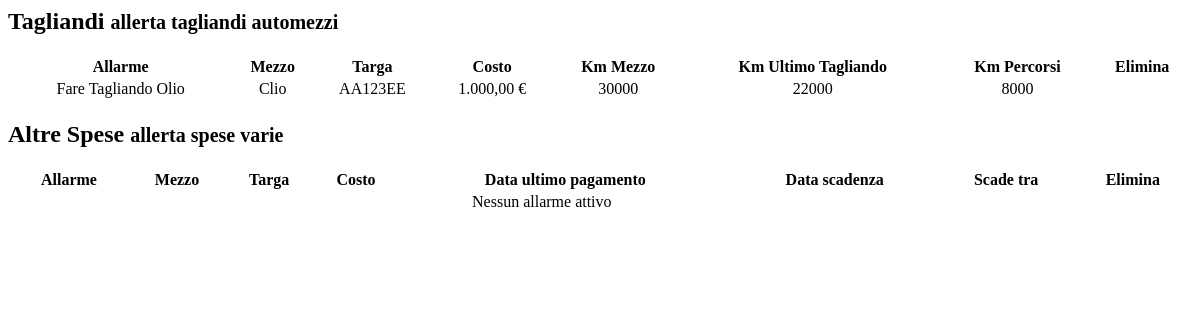
The page /allarmi.php on the database as committed earlier.
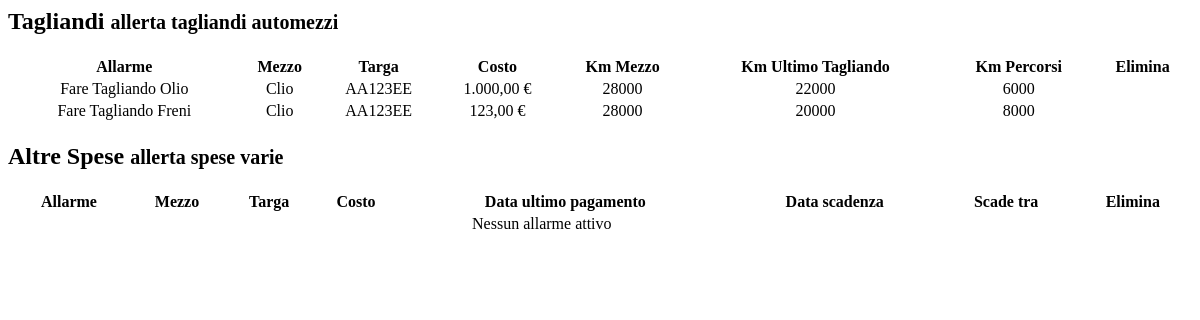
The same page on the database as committed later.
### tables this page shows
CREATE TABLE `tb_tagliando` (
  `id` INTEGER(11) NOT NULL AUTO_INCREMENT,
  `id_mezzo` INTEGER(11) DEFAULT NULL,
  `tipo_tagliando` VARCHAR(256) DEFAULT NULL,
  `data_tagliando` DATE DEFAULT NULL,
  `costo` DOUBLE(15,2) DEFAULT NULL,
  `riferimento_fattura` VARCHAR(256) DEFAULT NULL,
  `tagliando_ogni` VARCHAR(256) DEFAULT '0',
  `eseguito` TINYINT(1) DEFAULT 0,
  `colore` VARCHAR(20) DEFAULT NULL,
  `tagliando_prossimo` VARCHAR(20) DEFAULT NULL,
  PRIMARY KEY USING BTREE (`id`),
   INDEX `id_mezzo` USING BTREE (`id_mezzo`),
  CONSTRAINT `tb_tagliando_fk1` FOREIGN KEY (`id_mezzo`) REFERENCES `tb_mezzi` (`id`) ON DELETE CASCADE
);

CREATE TABLE `tb_mezzi` (
  `id` INTEGER(11) NOT NULL AUTO_INCREMENT,
  `mezzo` VARCHAR(256) DEFAULT NULL,
  `targa` VARCHAR(256) DEFAULT NULL,
  `km_percorsi` VARCHAR(256) DEFAULT NULL,
  `data_ultimo_aggiornamento_km` DATE DEFAULT NULL,
  `tagliando_ogni` VARCHAR(256) DEFAULT NULL,
  `km_ultimo_tagliando` VARCHAR(256) DEFAULT NULL,
  `costo_totale` DOUBLE(15,2) DEFAULT 0.00,
  `venduto` VARCHAR(256) DEFAULT NULL,
  PRIMARY KEY USING BTREE (`id`)
);

### databases/db_function.php (called while the page is built, shortened)
<?php
function EseguiQuery ($query, $tipo ='sp', $nomeDB = "my_lacerenza")
	{
		$serverDB = "localhost";
		$usernameDB = "root";
		$passwordDB = "root";
		$mysqli = new mysqli($serverDB, $usernameDB, $passwordDB, $nomeDB);
		switch ($tipo) {
			case 'selezione':
				$RecordsetRisultati = $mysqli->query($query);
				return $RecordsetRisultati;
				break;
		}
	}
?>

### classi/class.Mezzi.php (called while the page is built, shortened)
<?php
class Mezzi
{
   public function caricaMezzi()
   {
	  $query_mezzi = "SELECT * FROM tb_mezzi;";
	  $e_query_mezzi = EseguiQuery($query_mezzi,"selezione");
      return $e_query_mezzi;
   }
}
?>

### lib/funzioni_sito.php (called while the page is built, shortened)
<?php
function avverti($id) {
	$query_allarme = "SELECT (`tb_mezzi`.`km_percorsi` - `tb_tagliando`.`tagliando_ogni`) AS `FIELD_1`, `tb_mezzi`.`tagliando_ogni` AS limite_mezzo, mezzo, targa, id_mezzo, km_percorsi, `tb_tagliando`.id, `tb_tagliando`.tagliando_ogni, `tb_tagliando`.tagliando_prossimo, `tb_tagliando`.costo, `tb_tagliando`.tipo_tagliando, `tb_tagliando`.colore FROM `tb_tagliando` INNER JOIN `tb_mezzi` ON (`tb_tagliando`.`id_mezzo` = `tb_mezzi`.`id`) WHERE `id_mezzo` = $id AND `tb_tagliando`.eseguito = 0;";
	  $e_query_allarme = EseguiQuery($query_allarme,"selezione");
	return $e_query_allarme;
}
?>

### allarmi.php (the view, shortened to what the changed rows need)
<?php
include("databases/db_function.php");
require_once("classi/class.Mezzi.php");
require_once("lib/funzioni_sito.php");
$mezzi = new Mezzi();
$e_query_mezzi = $mezzi->caricaMezzi();
$e_query_mezzi_spesa = $mezzi->caricaMezzi();
?>
        <div>
            <? if($e_query_mezzi->num_rows > 0) {?>
            <section id="no-more-tables">
                <div class="page-title">
					<h1>Tagliandi <small> allerta tagliandi automezzi</small></h1>
				</div>
                <table class="table-condensed cf" style="width: 100%">
                    <thead class="cf">
                        <tr style="border-left: 8px solid #185A7A">
                            <th>Allarme</th>
                            <th>Mezzo</th>
                            <th>Targa</th>
                            <th>Costo</th>
                            <th>Km Mezzo</th>
                            <th>Km Ultimo Tagliando</th>
                            <th>Km Percorsi</th>
                            <th>Elimina</th>
                        </tr>
                    </thead>
                    <tbody>
                        <?php
                   while($row_mezzo = $e_query_mezzi->fetch_array()){
                       $e_query_allarme  = avverti($row_mezzo['id']);
                       while($row = $e_query_allarme->fetch_array()){
                           $tagliando_ogni = ($row['tagliando_prossimo'] != null) ? $row['tagliando_prossimo'] : 20000;
                           if($row['km_percorsi'] >= ($tagliando_ogni - 1000)){
                        ?>
                        <? if($row['colore'] != "" ){
                        ?>
                        <tr style="border-left: 8px solid #<?=$row['colore']?>">
                        <? } else { ?>
                        <tr >
                        <? } ?>
                            <td data-title="Allarme"><i style="color:#<?=$row['colore']?>" class="fa fa-spinner fa-spin fa-2x"></i> Fare Tagliando <?=$row['tipo_tagliando']?></td>
                            <td data-title="Mezzo"><?=$row['mezzo']?></td>
                            <td data-title="Targa"> <?=$row['targa']?></td>
                            <td data-title="Costo"> <?=number_format($row['costo'], 2, ',', '.');?> &euro;</td>
                            <td data-title="Km mezzo"><?=$row['km_percorsi']?></td>
                            <td data-title="Km tagliando"><?=$row['tagliando_ogni']?></td>
                            <td data-title="Km percorsi"> <?=$row['km_percorsi']-$row['tagliando_ogni']?></td>
                            <td data-title="Elimina"></td>
                        </tr>
                        <?
                           }
                       }
                   }
                        ?>
                    </tbody>
                </table>
            </section>
            <? } ?>
            <? if($e_query_mezzi_spesa->num_rows > 0) { ?>
            <section id="no-more-tables">
                <div class="page-title">
					<h1>Altre Spese <small> allerta spese varie</small></h1>
				</div>
                <table class="table-condensed cf" style="width: 100%">
                    <thead class="cf">
                        <tr>
                            <th>Allarme</th>
                            <th>Mezzo</th>
                            <th>Targa</th>
                            <th>Costo</th>
                            <th>Data ultimo pagamento</th>
                            <th>Data scadenza</th>
                            <th>Scade tra</th>
                            <th>Elimina</th>
                        </tr>
                    </thead>
                </table>
            </section>
            <? } ?>
            <br />
            <br />
        </div>

Rows that differ between the two databases and show on the page:
changed tb_mezzi: gains tb_tagliando (tipo_tagliando "Freni", id_mezzo.mezzo "Clio", id_mezzo.targa "AA123EE", costo "123,00", id_mezzo.km_percorsi "28000", tagliando_ogni "20000", $row['km_percorsi']-$row['tagliando_ogni'] "8000")
changed through a linked row, tb_tagliando "Olio": id_mezzo.km_percorsi "30000" → "28000"; $row['km_percorsi']-$row['tagliando_ogni'] "8000" → "6000"
